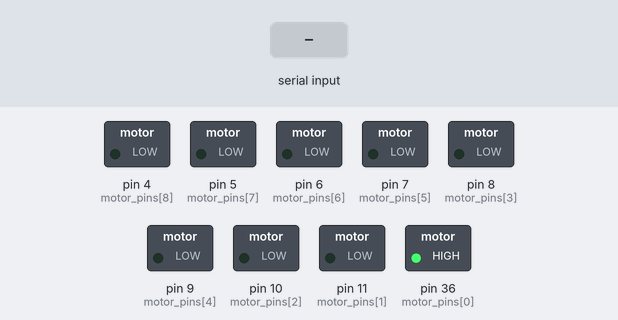
The program below on a simulated Arduino Mega 2560, built with avr-gcc and run on an emulated ATmega2560. On the bench: switched loads named in the program (green lamp = pin HIGH). Inputs (shaded band) come from the test bench.

Above: at 1.2 s.
1.3 s: "forward\n" received over the second serial link
At 2.0 s:
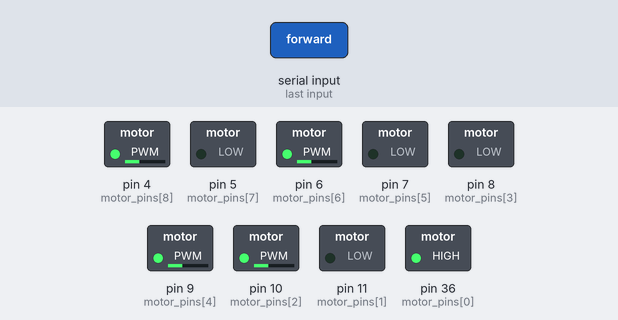
2.8 s: "right\n" received over the second serial link
At 4.0 s:
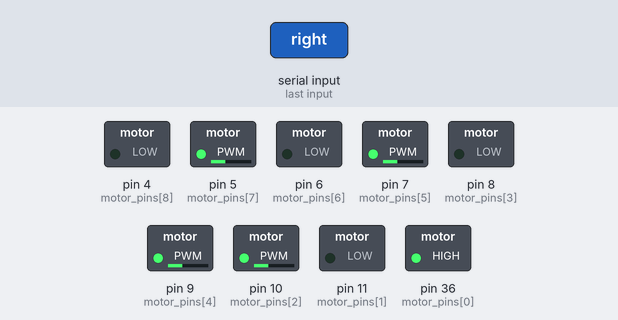
4.3 s: "left\n" received over the second serial link
At 5.4 s:
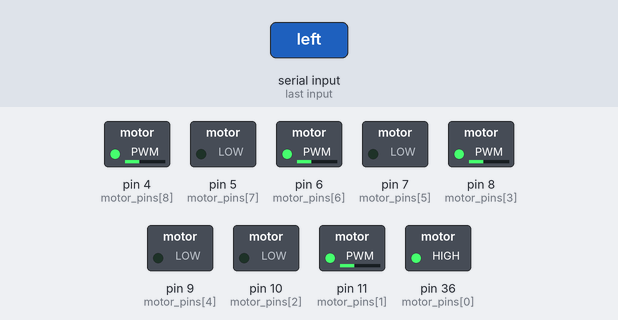
5.8 s: "back\n" received over the second serial link
At 6.5 s:
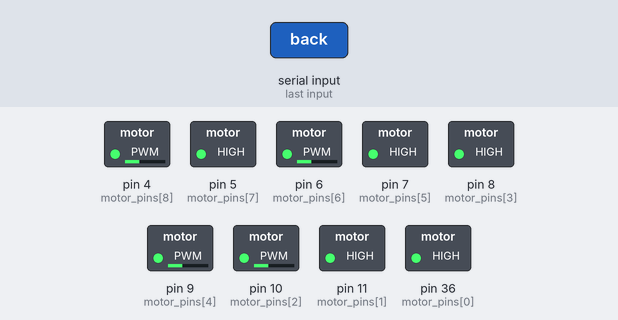
7.3 s: "1\n" received over the second serial link
At 8.7 s:
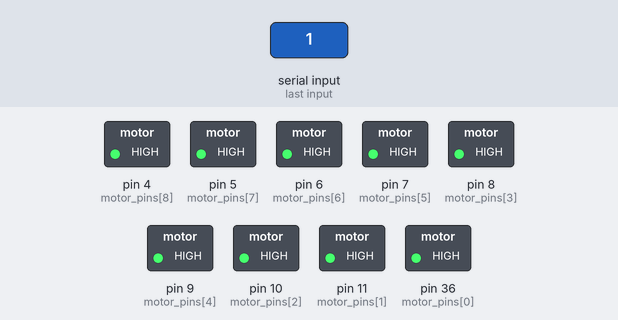
Timing chart, 0 to 9.8 s (numbered marks = the images above; inputs shaded):
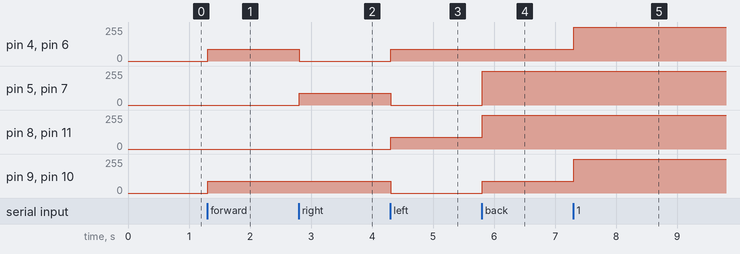

Measured:
- after the input at 1.3 s, pin 4 (motor_pins[8]), pin 6 (motor_pins[6]), pin 9 (motor_pins[4]), pin 10 (motor_pins[2]): 0/255 → 90/255 at once
- after the input at 2.8 s, pin 4 (motor_pins[8]), pin 6 (motor_pins[6]): 90/255 → 0/255 at once; pin 5 (motor_pins[7]), pin 7 (motor_pins[5]): 0/255 → 90/255 at once
- after the input at 4.3 s, pin 4 (motor_pins[8]), pin 6 (motor_pins[6]), pin 8 (motor_pins[3]), pin 11 (motor_pins[1]): 0/255 → 90/255 at once; pin 5 (motor_pins[7]), pin 7 (motor_pins[5]), pin 9 (motor_pins[4]), pin 10 (motor_pins[2]): 90/255 → 0/255 at once
- after the input at 5.8 s, pin 5 (motor_pins[7]), pin 7 (motor_pins[5]): 0/255 → 255/255 at once; pin 8 (motor_pins[3]), pin 11 (motor_pins[1]): 90/255 → 255/255 at once; pin 9 (motor_pins[4]), pin 10 (motor_pins[2]): 0/255 → 90/255 at once
- after the input at 7.3 s, pin 4 (motor_pins[8]), pin 6 (motor_pins[6]), pin 9 (motor_pins[4]), pin 10 (motor_pins[2]): 90/255 → 255/255 at once

The program:

main.cpp
```cpp
#include <Arduino.h>
#include "def.h"

void setup() {
  Serial1.begin(9600);
  for(int i = 0; i < MOTR_PIN_COUNT; i++)
    pinMode(motor_pins[i], OUTPUT);
  digitalWrite(motor_pins[MOTR_SLEEP], HIGH);
}

void loop() {
  if(Serial1.available() > 0){
    String cmd = Serial1.readStringUntil('\n');
    cmd.trim();

  if(cmd == "forward") AvanceFD(90);
  else if(cmd == "right") turnRight(90);
  else if(cmd == "left") turnLeft(90);
  else if (cmd == "back") goBack(90);
  else StopBrake();
  }
}

void AvanceFD(int speed){
  int pin_tracker = 1;
  for(int i = 0; i < num_motors; i++){
    digitalWrite(motor_pins[pin_tracker], LOW);
    analogWrite(motor_pins[pin_tracker+1], speed);
    pin_tracker += 2;
  }
}

void goBack(int speed){
  int pin_tracker = 1;
  for(int i = 0; i < num_motors; i++){
    digitalWrite(motor_pins[pin_tracker], HIGH);
    analogWrite(motor_pins[pin_tracker+1], speed);
    pin_tracker += 2;
  }
}

void turnLeft(int speed){
  analogWrite(motor_pins[MOTR_FL1], speed);
  digitalWrite(motor_pins[MOTR_FL2], LOW);  //
  analogWrite(motor_pins[MOTR_BL1], speed);
  digitalWrite(motor_pins[MOTR_BL2], LOW);  //

  digitalWrite(motor_pins[MOTR_BR1], LOW);  //
  analogWrite(motor_pins[MOTR_BR2], speed);
  digitalWrite(motor_pins[MOTR_FR1], LOW);  //
  analogWrite(motor_pins[MOTR_FR2], speed);
}


void turnRight(int speed){
  digitalWrite(motor_pins[MOTR_FL1], LOW);
  analogWrite(motor_pins[MOTR_FL2], speed);  //
  digitalWrite(motor_pins[MOTR_BL1], LOW);
  analogWrite(motor_pins[MOTR_BL2], speed);  //

  analogWrite(motor_pins[MOTR_BR1], speed);  //
  digitalWrite(motor_pins[MOTR_BR2], LOW);
  analogWrite(motor_pins[MOTR_FR1], speed);  //
  digitalWrite(motor_pins[MOTR_FR2], LOW);
}

void StopBrake(){
  for(int i = 1; i < MOTR_PIN_COUNT; i++)
    digitalWrite(motor_pins[i], HIGH);
}
```

def.h
```cpp
#ifndef DEF_H
#define DEF_H

enum MotorPin{
  MOTR_SLEEP, MOTR_FL1, MOTR_FL2, MOTR_BL1, MOTR_BL2, MOTR_BR1, MOTR_BR2,
  MOTR_FR1, MOTR_FR2, MOTR_PIN_COUNT
};

const int motor_pins[] = {36, 11, 10, 8, 9, 7, 6, 5, 4};
const int num_motors = 4;

void AvanceFD(int speed);
void StopBrake();
void turnRight(int speed);
void turnLeft(int speed);
void goBack(int speed);

#endif
```
